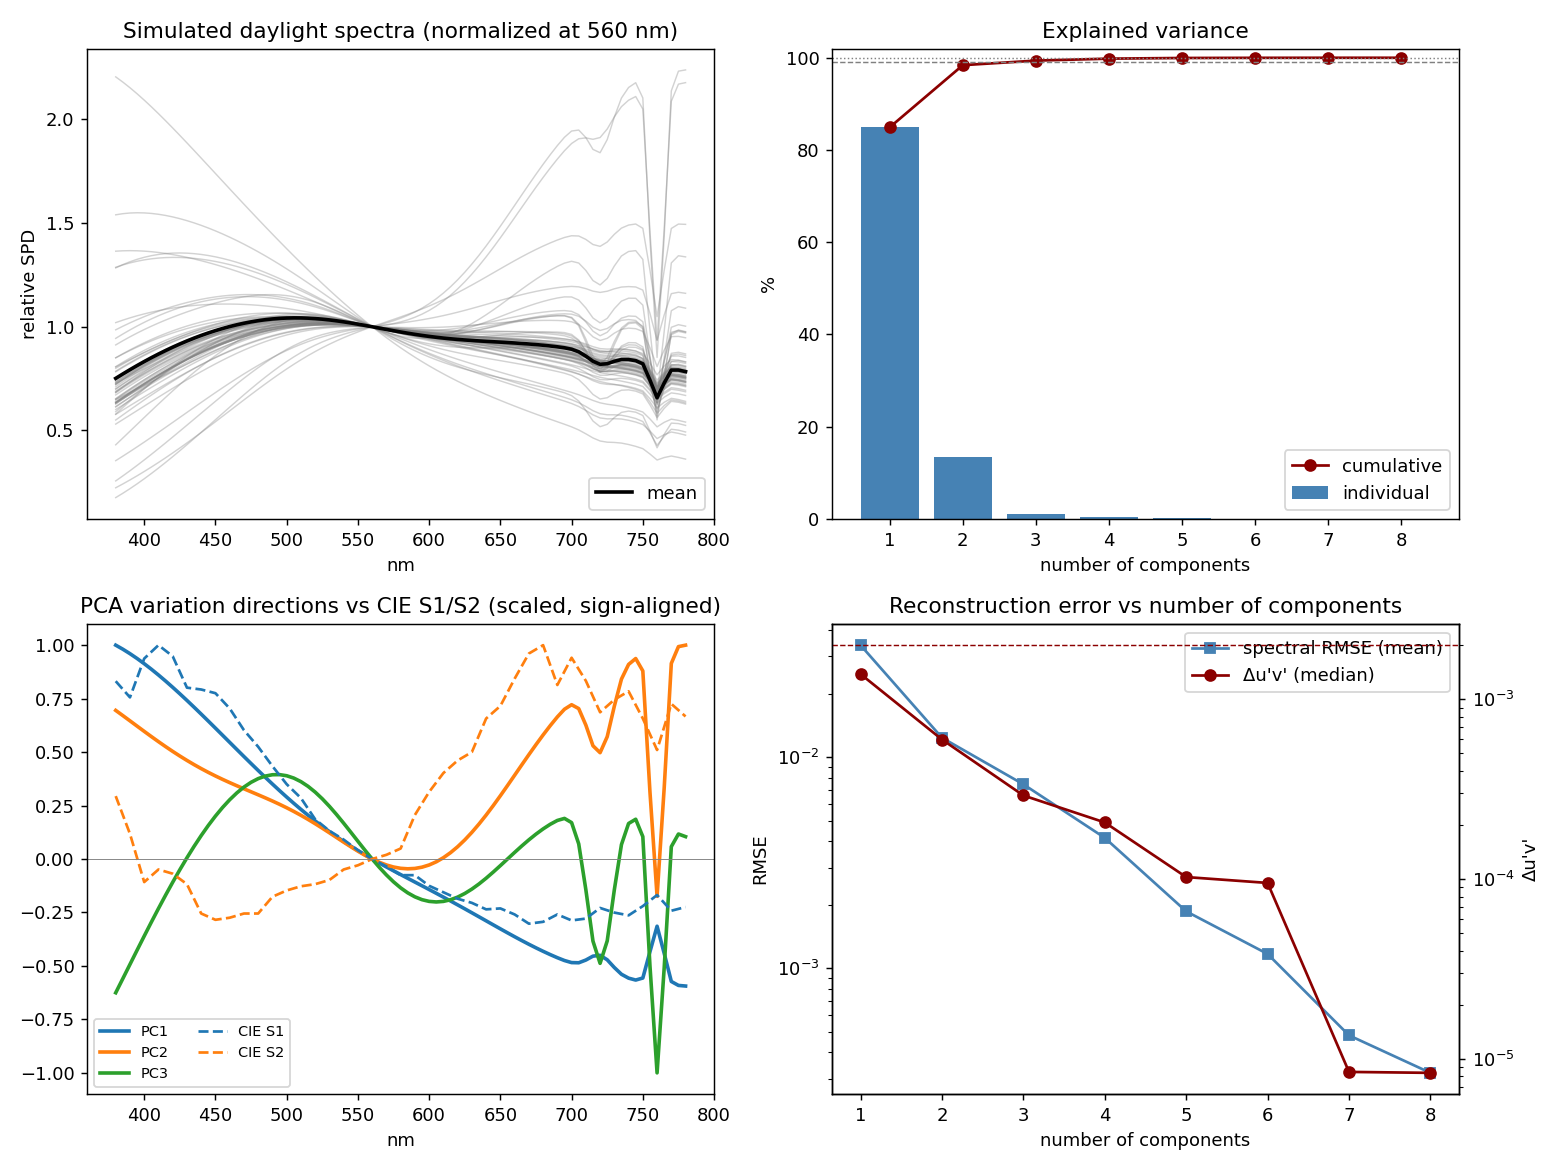

Reproduce this figure in Python.
"""
daylight_basis_check.py
=======================
驗證「日光光譜只需要 ~3 個基底」

為什麼不能直接拿 CIE D 系列光譜做 PCA？
    CIE 日光模型本身就是 S0 + M1*S1 + M2*S2 三個基底疊出來的，拿它做 PCA 得到 3 是循環論證。
    所以這裡用一個「與 CIE 無關」的簡化物理大氣模型（類 SPCTRAL2）產生日光光譜，
    輸入是 7 個獨立的物理參數（太陽天頂角、氣溶膠濁度與波長指數、單次散射反照率、
    臭氧量、可降水量、直射可見比例、雲量），再看 PCA 到底需要幾個成分。

驗證項目：
    1. 累積變異量 vs 基底數
    2. 光譜重建誤差 (RMSE) 與色度誤差 (delta u'v') vs 基底數
    3. PCA 前兩個變異方向與 CIE S1/S2 的子空間夾角
    4. 每個 PC 主要由哪個物理參數驅動

若有實測日光資料庫（例如 Granada 日光資料庫、CSV：第一列波長、每列一條光譜），
呼叫 analyze(spectra, wl) 即可用同一套流程分析。

依賴：numpy, matplotlib, colour-science (pip install colour-science)
"""

import numpy as np
import matplotlib
matplotlib.use("Agg")
import matplotlib.pyplot as plt

WL = np.arange(380, 781, 5.0)          # nm，5 nm 取樣
I560 = int(np.where(WL == 560)[0][0])

# ----------------------------------------------------------------------------
# 1. 物理日光模擬器（簡化版 SPCTRAL2，所有項共用的 cos(zenith) 已因正規化省略）
# ----------------------------------------------------------------------------

def planck(wl_nm, T):
    lam = wl_nm * 1e-9
    h, c, k = 6.626e-34, 2.998e8, 1.381e-23
    return (2 * h * c**2 / lam**5) / (np.exp(h * c / (lam * k * T)) - 1)

E0 = planck(WL, 5778.0)
E0 = E0 / E0[I560]

def air_mass(zenith_deg):
    z = np.radians(zenith_deg)
    return 1.0 / (np.cos(z) + 0.50572 * (96.07995 - zenith_deg) ** -1.6364)   # Kasten & Young 1989

lam_um = WL / 1000.0
TAU_R = 0.008735 * lam_um ** -4.08                               # Rayleigh
K_O3  = 0.13 * np.exp(-0.5 * ((WL - 600) / 55) ** 2)             # 臭氧 Chappuis 帶（近似）
K_H2O = 0.017 * np.exp(-0.5 * ((WL - 720) / 8) ** 2)             # 720 nm 水氣弱吸收
K_O2  = 0.10 * np.exp(-0.5 * ((WL - 760) / 4) ** 2)              # 760 nm 氧氣 A 帶

def simulate_daylight(n, seed=0):
    rng = np.random.default_rng(seed)
    S, P = [], []
    for _ in range(n):
        zen   = rng.uniform(0, 85)                                # 太陽天頂角
        beta  = np.exp(rng.uniform(np.log(0.02), np.log(0.5)))    # Angstrom 濁度
        alpha = rng.uniform(0.5, 2.5)                             # Angstrom 波長指數
        w0    = rng.uniform(0.80, 0.98)                           # 氣溶膠單次散射反照率
        u_o3  = rng.uniform(0.20, 0.45)                           # 臭氧 atm-cm
        pw    = np.exp(rng.uniform(np.log(0.3), np.log(5.0)))     # 可降水 cm
        r = rng.uniform()                                         # 直射可見比例
        sun   = 1.0 if r < 0.6 else (0.0 if r < 0.75 else rng.uniform())
        cloud = 0.0 if rng.uniform() < 0.4 else rng.beta(0.5, 0.5)

        m = air_mass(zen)
        tau_a = beta * lam_um ** -alpha
        T_R  = np.exp(-m * TAU_R)
        T_as = np.exp(-m * w0 * tau_a)
        T_aa = np.exp(-m * (1 - w0) * tau_a)
        T_abs = np.exp(-m * (u_o3 * K_O3 + pw * K_H2O + K_O2))
        Fs = 0.65 + 0.2 * np.cos(np.radians(zen))                 # 氣溶膠前向散射比例

        direct = E0 * T_R * T_as * T_aa * T_abs
        sky_R  = E0 * T_abs * T_aa * (1 - T_R ** 0.95) * 0.5
        sky_a  = E0 * T_abs * T_aa * T_R ** 1.5 * (1 - T_as) * Fs
        clear  = sun * direct + sky_R + sky_a
        overcast = E0 * T_abs * T_R ** 0.4 * 0.3                  # 雲層近乎光譜中性
        s = (1 - cloud) * clear + cloud * overcast
        S.append(s / s[I560])
        P.append([zen, beta, alpha, w0, u_o3, pw, sun, cloud])
    names = ["zenith", "beta", "alpha", "w0", "ozone", "water", "sun", "cloud"]
    return np.array(S), np.array(P), names

# ----------------------------------------------------------------------------
# 2. CIE 資料（S0/S1/S2、色匹配函數）
# ----------------------------------------------------------------------------

def load_cie(wl):
    import colour
    shape = colour.SpectralShape(wl[0], wl[-1], wl[1] - wl[0])
    B = colour.colorimetry.SDS_BASIS_FUNCTIONS_CIE_ILLUMINANT_D_SERIES
    S = np.stack([B[k].copy().align(shape).values for k in ("S0", "S1", "S2")], axis=1)
    cmfs = colour.MSDS_CMFS["CIE 1931 2 Degree Standard Observer"].copy().align(shape).values
    return S, cmfs

def to_uv(spectra, cmfs):
    XYZ = spectra @ cmfs
    d = XYZ[:, 0] + 15 * XYZ[:, 1] + 3 * XYZ[:, 2]
    return np.stack([4 * XYZ[:, 0] / d, 9 * XYZ[:, 1] / d], axis=1)

# ----------------------------------------------------------------------------
# 3. 分析
# ----------------------------------------------------------------------------

def principal_angles(A, B):
    """兩個子空間（欄向量張成）之間的主角度，單位：度"""
    Qa, _ = np.linalg.qr(A)
    Qb, _ = np.linalg.qr(B)
    s = np.linalg.svd(Qa.T @ Qb, compute_uv=False)
    return np.degrees(np.arccos(np.clip(s, -1, 1)))

def analyze(spectra, wl, params=None, param_names=None, kmax=8, tag="sim"):
    n, B = spectra.shape
    mu = spectra.mean(axis=0)
    Xc = spectra - mu
    U, s, Vt = np.linalg.svd(Xc, full_matrices=False)
    evr = s**2 / np.sum(s**2)
    cum = np.cumsum(evr)

    S_cie, cmfs = load_cie(wl)
    uv_true = to_uv(spectra, cmfs)

    print(f"\n=== {tag}: {n} 條光譜, {B} 個波段 ===")
    print(f"{'k':>2} {'單一變異%':>10} {'累積變異%':>10} {'RMSE':>9} {'RMSE最大':>9} {'Δu\'v\'中位':>11} {'Δu\'v\'95%':>10}")
    rmse_k, duv_k = [], []
    for k in range(1, kmax + 1):
        rec = mu + (Xc @ Vt[:k].T) @ Vt[:k]
        err = rec - spectra
        rmse = np.sqrt(np.mean(err**2, axis=1))
        duv = np.linalg.norm(to_uv(rec, cmfs) - uv_true, axis=1)
        rmse_k.append(rmse.mean()); duv_k.append(np.median(duv))
        print(f"{k:>2} {100*evr[k-1]:>10.3f} {100*cum[k-1]:>10.3f} {rmse.mean():>9.4f} {rmse.max():>9.4f} "
              f"{np.median(duv):>11.5f} {np.percentile(duv, 95):>10.5f}")
    print("（光譜已在 560 nm 正規化為 1，RMSE 為相對值；Δu'v' 約 0.002 為色度可辨閾值）")

    # 與 CIE 基底比較：變異方向 span{PC1,PC2} vs span{S1,S2}
    ang2 = principal_angles(Vt[:2].T, S_cie[:, 1:3])
    ang3 = principal_angles(np.column_stack([mu, Vt[:2].T]), S_cie)
    print(f"\nspan{{PC1,PC2}} 與 span{{S1,S2}} 的主角度: {np.round(ang2, 1)} 度")
    print(f"span{{mean,PC1,PC2}} 與 span{{S0,S1,S2}} 的主角度: {np.round(ang3, 1)} 度")

    # 去均值後的變異用 CIE S1/S2 兩個方向擬合，與 PCA k=2 的殘差比較
    # （直接用 S0/S1/S2 擬合原始光譜會被「Planck 太陽 vs 真實太陽」的平均形狀差異主導，不公平）
    coef, *_ = np.linalg.lstsq(S_cie[:, 1:3], Xc.T, rcond=None)
    rec_cie = mu + (S_cie[:, 1:3] @ coef).T
    rmse_cie = np.sqrt(np.mean((rec_cie - spectra)**2, axis=1))
    duv_cie = np.linalg.norm(to_uv(rec_cie, cmfs) - uv_true, axis=1)
    print(f"去均值變異用 CIE S1/S2 擬合: RMSE 平均 {rmse_cie.mean():.4f} (PCA k=2: {rmse_k[1]:.4f}), "
          f"Δu'v' 中位 {np.median(duv_cie):.5f} (PCA k=2: {duv_k[1]:.5f})")

    # 各 PC 分數與物理參數的相關
    if params is not None:
        scores = Xc @ Vt[:4].T
        print("\n各 PC 分數與物理參數的相關係數 (|r| >= 0.3 才顯示):")
        for i in range(4):
            r = [np.corrcoef(scores[:, i], params[:, j])[0, 1] for j in range(params.shape[1])]
            shown = ", ".join(f"{param_names[j]}={r[j]:+.2f}" for j in np.argsort(-np.abs(r)) if abs(r[j]) >= 0.3)
            print(f"  PC{i+1} ({100*evr[i]:.1f}%): {shown}")

    return dict(mu=mu, Vt=Vt, evr=evr, cum=cum, rmse_k=rmse_k, duv_k=duv_k, S_cie=S_cie)

# ----------------------------------------------------------------------------
# 4. 繪圖
# ----------------------------------------------------------------------------

def make_figure(spectra, wl, res, path):
    fig, ax = plt.subplots(2, 2, figsize=(12, 9))

    idx = np.random.default_rng(1).choice(len(spectra), 60, replace=False)
    ax[0, 0].plot(wl, spectra[idx].T, color="gray", alpha=0.35, lw=0.8)
    ax[0, 0].plot(wl, res["mu"], color="k", lw=2, label="mean")
    ax[0, 0].set(title="Simulated daylight spectra (normalized at 560 nm)", xlabel="nm", ylabel="relative SPD")
    ax[0, 0].legend()

    k = np.arange(1, 9)
    ax[0, 1].bar(k, 100 * res["evr"][:8], color="steelblue", label="individual")
    ax[0, 1].plot(k, 100 * res["cum"][:8], "o-", color="darkred", label="cumulative")
    ax[0, 1].axhline(99, ls="--", color="gray", lw=0.8); ax[0, 1].axhline(99.9, ls=":", color="gray", lw=0.8)
    ax[0, 1].set(title="Explained variance", xlabel="number of components", ylabel="%", ylim=(0, 102))
    ax[0, 1].legend()

    S = res["S_cie"]
    for i, c in enumerate(["C0", "C1", "C2"]):
        pc = res["Vt"][i] if i < 2 else res["Vt"][2]
        ax[1, 0].plot(wl, pc / np.abs(pc).max(), color=c, lw=2, label=f"PC{i+1}")
    for i, (c, name) in enumerate(zip(["C0", "C1", "C2"], ["S1", "S2"])):
        sc = S[:, i + 1]
        sign = np.sign(np.dot(sc, res["Vt"][i]))
        ax[1, 0].plot(wl, sign * sc / np.abs(sc).max(), "--", color=c, lw=1.5, label=f"CIE {name}")
    ax[1, 0].axhline(0, color="gray", lw=0.5)
    ax[1, 0].set(title="PCA variation directions vs CIE S1/S2 (scaled, sign-aligned)", xlabel="nm")
    ax[1, 0].legend(ncol=2, fontsize=8)

    ax2 = ax[1, 1]
    ax2.plot(k, res["rmse_k"], "s-", color="steelblue", label="spectral RMSE (mean)")
    ax2.set(title="Reconstruction error vs number of components", xlabel="number of components", ylabel="RMSE")
    ax2.set_yscale("log")
    ax3 = ax2.twinx()
    ax3.plot(k, res["duv_k"], "o-", color="darkred", label="Δu'v' (median)")
    ax3.axhline(0.002, ls="--", color="darkred", lw=0.8)
    ax3.set_ylabel("Δu'v'"); ax3.set_yscale("log")
    h1, l1 = ax2.get_legend_handles_labels(); h2, l2 = ax3.get_legend_handles_labels()
    ax2.legend(h1 + h2, l1 + l2, loc="upper right")

    fig.tight_layout()
    fig.savefig(path, dpi=130)
    print(f"\n圖已存至 {path}")

# ----------------------------------------------------------------------------

if __name__ == "__main__":
    spectra, params, names = simulate_daylight(3000, seed=0)
    res = analyze(spectra, WL, params, names, kmax=8, tag="physics-simulated daylight")
    make_figure(spectra, WL, res, "daylight_basis_check.png")
